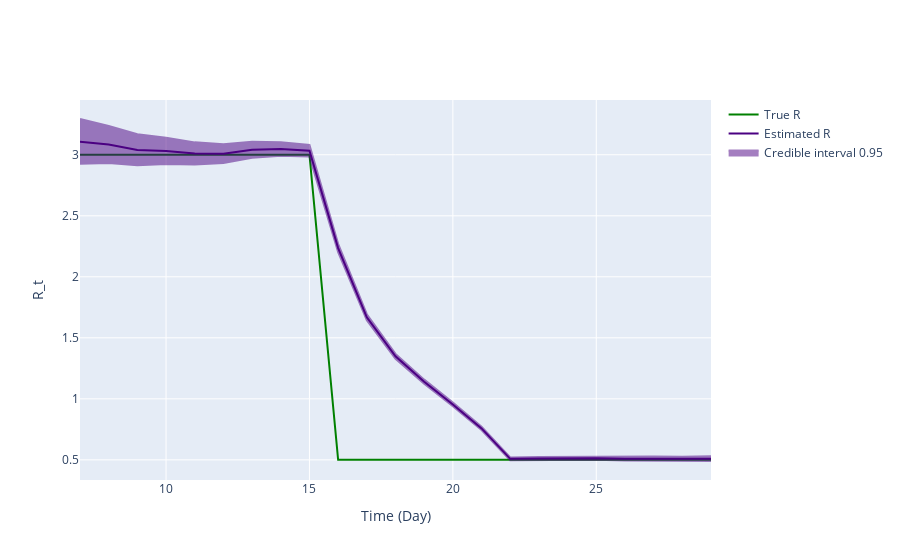

The notebook cell this image was saved under:
### Code cell
fig = ReproductionNumberPlot()

fig.add_ground_truth_rt(ground_truth)
fig.add_interval_rt(interval)

fig.update_labels(time_label='Time (Day)', r_label='R_t')

fig.show_figure()

### Figure 1 — Plotly figure (JSON) as saved in the notebook; plotly's stock layout.template omitted (floating-point values rounded to 4 significant figures)
{"data": [{"line": {"color": "green"}, "mode": "lines", "name": "True R", "type": "scatter", "x": [7, 8, 9, 10, 11, 12, 13, 14, 15, 16, 17, 18, 19, 20, 21, 22, 23, 24, 25, 26, 27, 28, 29], "y": [3, 3, 3, 3, 3, 3, 3, 3, 3, 0.5, 0.5, 0.5, 0.5, 0.5, 0.5, 0.5, 0.5, 0.5, 0.5, 0.5, 0.5, 0.5, 0.5]}, {"line": {"color": "indigo"}, "mode": "lines", "name": "Estimated R", "type": "scatter", "x": [7, 8, 9, 10, 11, 12, 13, 14, 15, 16, 17, 18, 19, 20, 21, 22, 23, 24, 25, 26, 27, 28, 29], "y": [3.107, 3.083, 3.04, 3.032, 3.01, 3.008, 3.04, 3.047, 3.033, 2.236, 1.668, 1.348, 1.14, 0.9541, 0.7579, 0.5081, 0.5111, 0.5128, 0.5139, 0.5097, 0.5117, 0.5086, 0.5095]}, {"fill": "toself", "fillcolor": "indigo", "line": {"color": "indigo"}, "mode": "lines", "name": "Credible interval 0.95", "opacity": 0.5, "type": "scatter", "x": [7, 8, 9, 10, 11, 12, 13, 14, 15, 16, 17, 18, 19, 20, 21, 22, 23, 24, 25, 26, 27, 28, 29, 29, 28, 27, 26, 25, 24, 23, 22, 21, 20, 19, 18, 17, 16, 15, 14, 13, 12, 11, 10, 9, 8, 7], "y": [3.293, 3.237, 3.169, 3.14, 3.102, 3.086, 3.106, 3.103, 3.08, 2.27, 1.693, 1.368, 1.157, 0.9693, 0.7712, 0.519, 0.5225, 0.5251, 0.5274, 0.5245, 0.5278, 0.5262, 0.5287, 0.4906, 0.4913, 0.4958, 0.4951, 0.5005, 0.5006, 0.4999, 0.4972, 0.7448, 0.9391, 1.123, 1.329, 1.643, 2.202, 2.986, 2.992, 2.975, 2.932, 2.921, 2.925, 2.914, 2.934, 2.926]}], "layout": {"hovermode": "x unified", "xaxis": {"title": {"text": "Time (Day)"}}, "yaxis": {"title": {"text": "R_t"}}}}
